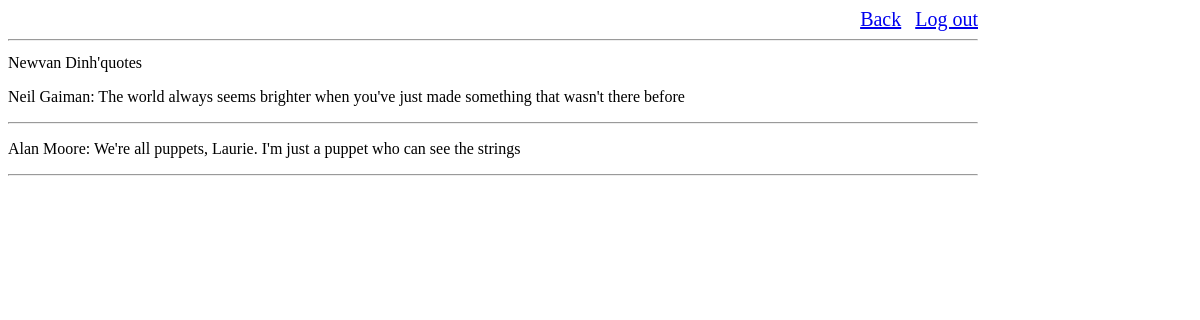
Page /user/1 on the committed database.
### belt_app/models.py (models this page shows)
class User(models.Model):
    first_name = models.CharField(max_length=255)
    last_name = models.CharField(max_length=255)
    email = models.EmailField(max_length=255)
    password = models.CharField(max_length=255)
    created_at = models.DateTimeField(auto_now_add=True)
    updated_at = models.DateTimeField(auto_now=True)
    objects = UserManager()

class Quote(models.Model):
    author = models.CharField(max_length=45)
    quote_message = models.TextField(max_length=500)
    posted_by = models.ForeignKey(User, related_name= "user_posts", on_delete = models.CASCADE)
    created_at = models.DateTimeField(auto_now_add=True)
    updated_at = models.DateTimeField(auto_now=True)
    objects = QuoteManager()

### belt_app/views.py (the view)
# urls.py: path('user/<int:id>', views.show_user),
def show_user(request,id):
    user = User.objects.get(id=id)
    user_quotes = Quote.objects.filter(posted_by=user)
    context = {
        'user':user,
        'user_quotes':user_quotes,
    }
    return render(request,'user_info.html',context)

### belt_app/templates/user_info.html (shortened to what this page needs)
<!DOCTYPE html>
<html lang="en">
<head>
    {% load static %}
    <link rel="stylesheet" href="{% static 'css/user_info.css' %}">
</head>
<body>
    <div class = "head">
        <a href = "/quotes">Back</a>
        <a href = "/logout">Log out</a>
        <hr>
    </div>
    <div class="user_information">
        <p>{{user.first_name}} {{user.last_name}}'quotes</p>
        {% for quote in user_quotes %}
        <p>{{quote.author}}: {{quote.quote_message}}</p>
        <hr>
        {%endfor%}
    </div>
</body>
</html>

### belt_app/static/css/user_info.css (style rules this page uses)
.head { width: 970px; height: 30px; display: block; text-align: right; }
.head a { display: inline-block; margin-left: 10px; font-size: 20px; }
div.user_information { width: 970px; }

### rows in the picture
User: first_name "Newvan", last_name "Dinh"
Quote: author "Neil Gaiman", quote_message "The world always seems brighter when you've just made something that wasn't there before"
Quote: author "Alan Moore", quote_message "We're all puppets, Laurie. I'm just a puppet who can see the strings"
